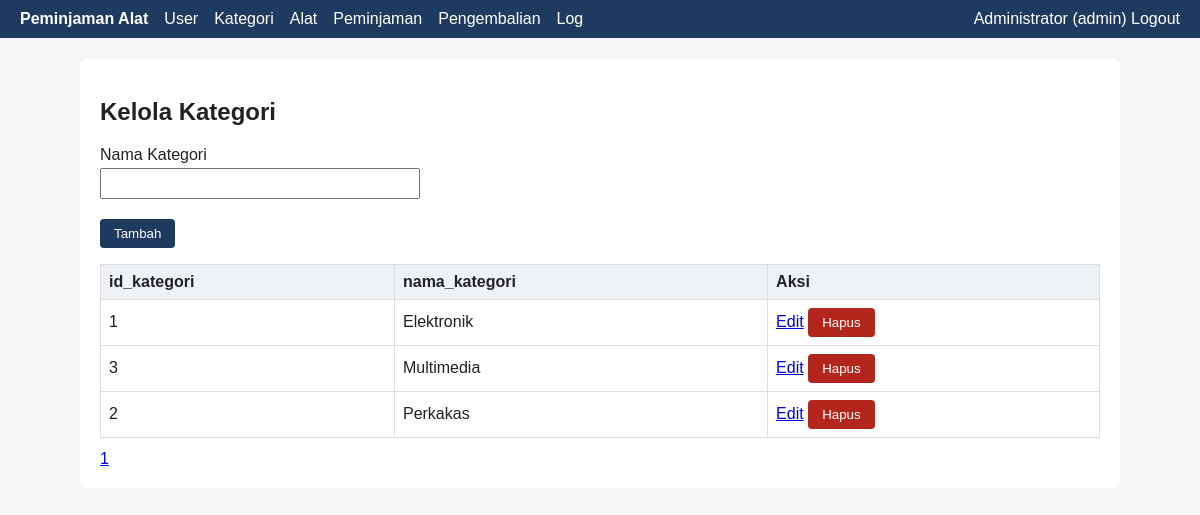
The app's page /admin/kategori.php (signed in) with its own data.
### tables this page shows
CREATE TABLE kategori (
  id_kategori INT UNSIGNED AUTO_INCREMENT PRIMARY KEY,
  nama_kategori VARCHAR(80) NOT NULL UNIQUE
);

### admin/kategori.php (called while the page is built, shortened)
<?php
require_once __DIR__ . '/../includes/crud.php';
crud_page([
    'title' => 'Kategori', 'table' => 'kategori', 'pk' => 'id_kategori',
    'sql' => 'SELECT id_kategori, nama_kategori FROM kategori ORDER BY nama_kategori',
    'fields' => ['nama_kategori' => ['Nama Kategori', 'text']],
]);

### includes/db.php (called while the page is built, shortened)
<?php
function e($s): string { return htmlspecialchars((string)$s, ENT_QUOTES, 'UTF-8'); }

### includes/crud.php (the view, shortened to what this page needs)
<?php
require_once __DIR__ . '/layout.php';
function crud_page(array $c): void
{
    $pdo = db();
    $fields = $c['fields'];
    $edit = null;
    $page = max(1, (int)($_GET['p'] ?? 1));
    $per = 10;
    $total = (int)$pdo->query("SELECT COUNT(*) FROM {$c['table']}")->fetchColumn();
    $rows = $pdo->query($c['sql'] . ' LIMIT ' . $per . ' OFFSET ' . (($page - 1) * $per))->fetchAll();
    echo '<form method="post"><input type="hidden" name="csrf" value="' . csrf_token() . '">';
    foreach ($fields as $n => [$label, $type]) {
        $opt = $fields[$n][2] ?? null;
        $val = $type === 'password' ? '' : ($edit[$n] ?? '');
        echo '<label>' . e($label) . '</label>';
        if ($type === 'select') {
            $list = is_array($opt) ? $opt : $pdo->query($opt)->fetchAll(PDO::FETCH_KEY_PAIR);
            echo '<select name="' . $n . '" required>';
            foreach ($list as $k => $l) echo '<option value="' . e($k) . '"' . ((string)$k === (string)$val ? ' selected' : '') . '>' . e($l) . '</option>';
            echo '</select>';
        } elseif ($type === 'textarea') {
            echo '<textarea name="' . $n . '">' . e($val) . '</textarea>';
        } else {
            $req = ($type === 'password' && $edit) ? '' : 'required';
            echo '<input type="' . $type . '" name="' . $n . '" value="' . e($val) . '" ' . $req . ($type === 'number' ? ' min="0"' : '') . '>';
        }
    }
    echo '<p><button>' . ($edit ? 'Perbarui' : 'Tambah') . '</button> ' . ($edit ? '<a href="' . e($_SERVER['PHP_SELF']) . '">Batal</a>' : '') . '</p></form>';
    echo '<table><tr>';
    if ($rows) foreach (array_keys($rows[0]) as $h) echo '<th>' . e($h) . '</th>';
    echo '<th>Aksi</th></tr>';
    foreach ($rows as $r) {
        echo '<tr>';
        foreach ($r as $v) echo '<td>' . e($v) . '</td>';
        $id = $r[$c['pk']];
        echo '<td><a href="?edit=' . (int)$id . '">Edit</a> <form method="post" style="display:inline" onsubmit="return confirm(\'Hapus data?\')">'
            . '<input type="hidden" name="csrf" value="' . csrf_token() . '"><input type="hidden" name="aksi" value="hapus"><input type="hidden" name="id" value="' . (int)$id . '">'
            . '<button class="btn-danger">Hapus</button></form></td></tr>';
    }
    echo '</table><div class="pager">';
    for ($i = 1; $i <= max(1, ceil($total / $per)); $i++) echo '<a href="?p=' . $i . '">' . $i . '</a>';
    echo '</div>';
}

### assets/style.css (style rules this page uses)
body { font-family:Arial,sans-serif;margin:0;background:#f4f6f8;color:#222 }
table { width:100%;border-collapse:collapse;margin:12px 0 }
th,td { border:1px solid #ddd;padding:8px;text-align:left }
th { background:#eef2f7 }
input,select,textarea { padding:6px;margin:4px 0;width:100%;max-width:320px;box-sizing:border-box }
label { display:block;margin-top:8px }
button,.btn { background:#1f3a5f;color:#fff;border:0;padding:7px 14px;border-radius:4px;cursor:pointer;text-decoration:none;display:inline-block }
.btn-danger { background:#b3261e }
.pager a { margin-right:6px }

### records on screen
kategori: id_kategori "1", nama_kategori "Elektronik"
kategori: id_kategori "3", nama_kategori "Multimedia"
kategori: id_kategori "2", nama_kategori "Perkakas"

### other values on screen
$label "User"
$label "Kategori"
$label "Alat"
$label "Peminjaman"
$label "Pengembalian"
$label "Log"
$u['nama'] "Administrator"
$u['role'] "admin"
$title "Kelola Kategori"
$label "Nama Kategori"
$h "id_kategori"
$h "nama_kategori"
